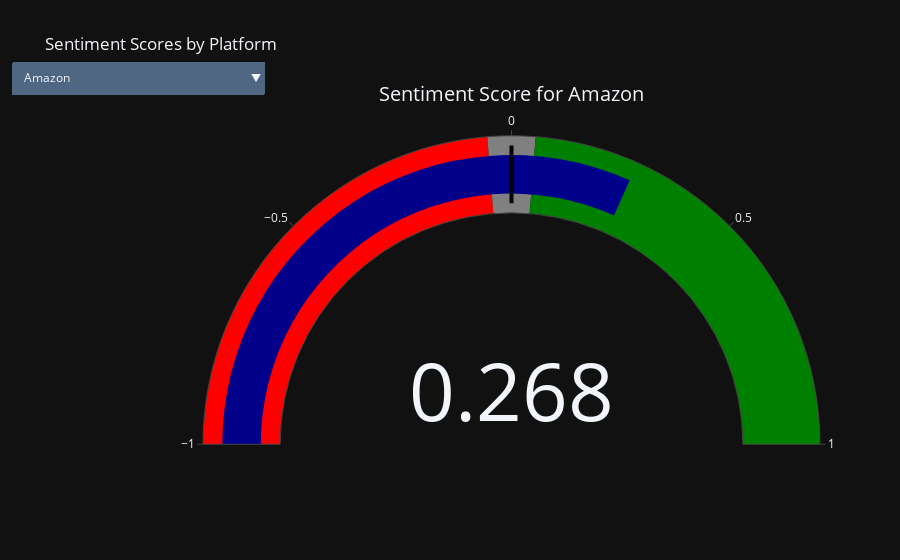

Notebook cell for this chart:
### Code cell
# Create a list of unique platforms for dropdown options
platforms = platform_sentiment['platform'].unique()

# Create an empty figure to hold all gauge charts
fig = go.Figure()

# Create each gauge chart for sentiment scores by platform
for index, row in platform_sentiment.iterrows():
    platform = row['platform']
    sentiment_score = row['sentiment_score']
    sentiment = row['sentiment']
    
    # Create the gauge chart
    gauge_chart = go.Indicator(
        mode="gauge+number",
        value=sentiment_score,
        domain={'x': [0, 1], 'y': [0, 1]},
        title={'text': f"Sentiment Score for {platform}"},
        gauge={
            'axis': {'range': [-1, 1]},
            'bar': {'color': "darkblue"},
            'steps': [
                {'range': [-1, -0.05], 'color': "red"},
                {'range': [-0.05, 0.05], 'color': "gray"},
                {'range': [0.05, 1], 'color': "green"}
            ],
            'threshold': {
                'line': {'color': "black", 'width': 4},
                'thickness': 0.75,
                'value': 0
            }
        },
        visible=False  # Initially hide all charts
    )
    
    # Add the gauge chart to the figure
    fig.add_trace(gauge_chart)

# Make the first gauge chart visible initially
fig.data[0].visible = True

# Create dropdown menu for platform selection
buttons = []
for i, platform in enumerate(platforms):
    visibility = [i == j for j in range(len(platforms))]
    button = dict(
        label=platform,
        method="update",
        args=[{"visible": visibility}, {"title": f"Sentiment Scores for {platform}"}],
    )
    buttons.append(button)

# Update layout for the figure with dropdown menu
fig.update_layout(
    title='Sentiment Scores by Platform',
    template='plotly_dark',
    updatemenus=[
        dict(
            type="dropdown",
            buttons=buttons,
            direction="down",
            showactive=True,
            x=0.1,
            y=1.1,
        )
    ]
)

# Show the plot
fig.show()

### Figure 1 — Plotly figure (JSON) as saved in the notebook; plotly's stock layout.template omitted (floating-point values rounded to 4 significant figures)
{"data": [{"domain": {"x": [0, 1], "y": [0, 1]}, "gauge": {"axis": {"range": [-1, 1]}, "bar": {"color": "darkblue"}, "steps": [{"color": "red", "range": [-1, -0.05]}, {"color": "gray", "range": [-0.05, 0.05]}, {"color": "green", "range": [0.05, 1]}], "threshold": {"line": {"color": "black", "width": 4}, "thickness": 0.75, "value": 0}}, "mode": "gauge+number", "title": {"text": "Sentiment Score for Amazon"}, "type": "indicator", "value": 0.2682, "visible": true}, {"domain": {"x": [0, 1], "y": [0, 1]}, "gauge": {"axis": {"range": [-1, 1]}, "bar": {"color": "darkblue"}, "steps": [{"color": "red", "range": [-1, -0.05]}, {"color": "gray", "range": [-0.05, 0.05]}, {"color": "green", "range": [0.05, 1]}], "threshold": {"line": {"color": "black", "width": 4}, "thickness": 0.75, "value": 0}}, "mode": "gauge+number", "title": {"text": "Sentiment Score for ApexLegends"}, "type": "indicator", "value": 0.1124, "visible": false}, {"domain": {"x": [0, 1], "y": [0, 1]}, "gauge": {"axis": {"range": [-1, 1]}, "bar": {"color": "darkblue"}, "steps": [{"color": "red", "range": [-1, -0.05]}, {"color": "gray", "range": [-0.05, 0.05]}, {"color": "green", "range": [0.05, 1]}], "threshold": {"line": {"color": "black", "width": 4}, "thickness": 0.75, "value": 0}}, "mode": "gauge+number", "title": {"text": "Sentiment Score for AssassinsCreed"}, "type": "indicator", "value": 0.2476, "visible": false}, {"domain": {"x": [0, 1], "y": [0, 1]}, "gauge": {"axis": {"range": [-1, 1]}, "bar": {"color": "darkblue"}, "steps": [{"color": "red", "range": [-1, -0.05]}, {"color": "gray", "range": [-0.05, 0.05]}, {"color": "green", "range": [0.05, 1]}], "threshold": {"line": {"color": "black", "width": 4}, "thickness": 0.75, "value": 0}}, "mode": "gauge+number", "title": {"text": "Sentiment Score for Battlefield"}, "type": "indicator", "value": -0.09942, "visible": false}, {"domain": {"x": [0, 1], "y": [0, 1]}, "gauge": {"axis": {"range": [-1, 1]}, "bar": {"color": "darkblue"}, "steps": [{"color": "red", "range": [-1, -0.05]}, {"color": "gray", "range": [-0.05, 0.05]}, {"color": "green", "range": [0.05, 1]}], "threshold": {"line": {"color": "black", "width": 4}, "thickness": 0.75, "value": 0}}, "mode": "gauge+number", "title": {"text": "Sentiment Score for Borderlands"}, "type": "indicator", "value": 0.2126, "visible": false}, {"domain": {"x": [0, 1], "y": [0, 1]}, "gauge": {"axis": {"range": [-1, 1]}, "bar": {"color": "darkblue"}, "steps": [{"color": "red", "range": [-1, -0.05]}, {"color": "gray", "range": [-0.05, 0.05]}, {"color": "green", "range": [0.05, 1]}], "threshold": {"line": {"color": "black", "width": 4}, "thickness": 0.75, "value": 0}}, "mode": "gauge+number", "title": {"text": "Sentiment Score for CS-GO"}, "type": "indicator", "value": 0.1795, "visible": false}, {"domain": {"x": [0, 1], "y": [0, 1]}, "gauge": {"axis": {"range": [-1, 1]}, "bar": {"color": "darkblue"}, "steps": [{"color": "red", "range": [-1, -0.05]}, {"color": "gray", "range": [-0.05, 0.05]}, {"color": "green", "range": [0.05, 1]}], "threshold": {"line": {"color": "black", "width": 4}, "thickness": 0.75, "value": 0}}, "mode": "gauge+number", "title": {"text": "Sentiment Score for CallOfDuty"}, "type": "indicator", "value": 0.01876, "visible": false}, {"domain": {"x": [0, 1], "y": [0, 1]}, "gauge": {"axis": {"range": [-1, 1]}, "bar": {"color": "darkblue"}, "steps": [{"color": "red", "range": [-1, -0.05]}, {"color": "gray", "range": [-0.05, 0.05]}, {"color": "green", "range": [0.05, 1]}], "threshold": {"line": {"color": "black", "width": 4}, "thickness": 0.75, "value": 0}}, "mode": "gauge+number", "title": {"text": "Sentiment Score for CallOfDutyBlackopsColdWar"}, "type": "indicator", "value": -0.005481, "visible": false}, {"domain": {"x": [0, 1], "y": [0, 1]}, "gauge": {"axis": {"range": [-1, 1]}, "bar": {"color": "darkblue"}, "steps": [{"color": "red", "range": [-1, -0.05]}, {"color": "gray", "range": [-0.05, 0.05]}, {"color": "green", "range": [0.05, 1]}], "threshold": {"line": {"color": "black", "width": 4}, "thickness": 0.75, "value": 0}}, "mode": "gauge+number", "title": {"text": "Sentiment Score for Cyberpunk2077"}, "type": "indicator", "value": 0.169, "visible": false}, {"domain": {"x": [0, 1], "y": [0, 1]}, "gauge": {"axis": {"range": [-1, 1]}, "bar": {"color": "darkblue"}, "steps": [{"color": "red", "range": [-1, -0.05]}, {"color": "gray", "range": [-0.05, 0.05]}, {"color": "green", "range": [0.05, 1]}], "threshold": {"line": {"color": "black", "width": 4}, "thickness": 0.75, "value": 0}}, "mode": "gauge+number", "title": {"text": "Sentiment Score for Dota2"}, "type": "indicator", "value": 0.0953, "visible": false}, {"domain": {"x": [0, 1], "y": [0, 1]}, "gauge": {"axis": {"range": [-1, 1]}, "bar": {"color": "darkblue"}, "steps": [{"color": "red", "range": [-1, -0.05]}, {"color": "gray", "range": [-0.05, 0.05]}, {"color": "green", "range": [0.05, 1]}], "threshold": {"line": {"color": "black", "width": 4}, "thickness": 0.75, "value": 0}}, "mode": "gauge+number", "title": {"text": "Sentiment Score for FIFA"}, "type": "indicator", "value": 0.003969, "visible": false}, {"domain": {"x": [0, 1], "y": [0, 1]}, "gauge": {"axis": {"range": [-1, 1]}, "bar": {"color": "darkblue"}, "steps": [{"color": "red", "range": [-1, -0.05]}, {"color": "gray", "range": [-0.05, 0.05]}, {"color": "green", "range": [0.05, 1]}], "threshold": {"line": {"color": "black", "width": 4}, "thickness": 0.75, "value": 0}}, "mode": "gauge+number", "title": {"text": "Sentiment Score for Facebook"}, "type": "indicator", "value": -0.06388, "visible": false}, {"domain": {"x": [0, 1], "y": [0, 1]}, "gauge": {"axis": {"range": [-1, 1]}, "bar": {"color": "darkblue"}, "steps": [{"color": "red", "range": [-1, -0.05]}, {"color": "gray", "range": [-0.05, 0.05]}, {"color": "green", "range": [0.05, 1]}], "threshold": {"line": {"color": "black", "width": 4}, "thickness": 0.75, "value": 0}}, "mode": "gauge+number", "title": {"text": "Sentiment Score for Fortnite"}, "type": "indicator", "value": 0.04196, "visible": false}, {"domain": {"x": [0, 1], "y": [0, 1]}, "gauge": {"axis": {"range": [-1, 1]}, "bar": {"color": "darkblue"}, "steps": [{"color": "red", "range": [-1, -0.05]}, {"color": "gray", "range": [-0.05, 0.05]}, {"color": "green", "range": [0.05, 1]}], "threshold": {"line": {"color": "black", "width": 4}, "thickness": 0.75, "value": 0}}, "mode": "gauge+number", "title": {"text": "Sentiment Score for Google"}, "type": "indicator", "value": 0.07691, "visible": false}, {"domain": {"x": [0, 1], "y": [0, 1]}, "gauge": {"axis": {"range": [-1, 1]}, "bar": {"color": "darkblue"}, "steps": [{"color": "red", "range": [-1, -0.05]}, {"color": "gray", "range": [-0.05, 0.05]}, {"color": "green", "range": [0.05, 1]}], "threshold": {"line": {"color": "black", "width": 4}, "thickness": 0.75, "value": 0}}, "mode": "gauge+number", "title": {"text": "Sentiment Score for GrandTheftAuto(GTA)"}, "type": "indicator", "value": 0.03794, "visible": false}, {"domain": {"x": [0, 1], "y": [0, 1]}, "gauge": {"axis": {"range": [-1, 1]}, "bar": {"color": "darkblue"}, "steps": [{"color": "red", "range": [-1, -0.05]}, {"color": "gray", "range": [-0.05, 0.05]}, {"color": "green", "range": [0.05, 1]}], "threshold": {"line": {"color": "black", "width": 4}, "thickness": 0.75, "value": 0}}, "mode": "gauge+number", "title": {"text": "Sentiment Score for Hearthstone"}, "type": "indicator", "value": 0.255, "visible": false}, {"domain": {"x": [0, 1], "y": [0, 1]}, "gauge": {"axis": {"range": [-1, 1]}, "bar": {"color": "darkblue"}, "steps": [{"color": "red", "range": [-1, -0.05]}, {"color": "gray", "range": [-0.05, 0.05]}, {"color": "green", "range": [0.05, 1]}], "threshold": {"line": {"color": "black", "width": 4}, "thickness": 0.75, "value": 0}}, "mode": "gauge+number", "title": {"text": "Sentiment Score for HomeDepot"}, "type": "indicator", "value": 0.06558, "visible": false}, {"domain": {"x": [0, 1], "y": [0, 1]}, "gauge": {"axis": {"range": [-1, 1]}, "bar": {"color": "darkblue"}, "steps": [{"color": "red", "range": [-1, -0.05]}, {"color": "gray", "range": [-0.05, 0.05]}, {"color": "green", "range": [0.05, 1]}], "threshold": {"line": {"color": "black", "width": 4}, "thickness": 0.75, "value": 0}}, "mode": "gauge+number", "title": {"text": "Sentiment Score for LeagueOfLegends"}, "type": "indicator", "value": 0.1381, "visible": false}, {"domain": {"x": [0, 1], "y": [0, 1]}, "gauge": {"axis": {"range": [-1, 1]}, "bar": {"color": "darkblue"}, "steps": [{"color": "red", "range": [-1, -0.05]}, {"color": "gray", "range": [-0.05, 0.05]}, {"color": "green", "range": [0.05, 1]}], "threshold": {"line": {"color": "black", "width": 4}, "thickness": 0.75, "value": 0}}, "mode": "gauge+number", "title": {"text": "Sentiment Score for MaddenNFL"}, "type": "indicator", "value": -0.02846, "visible": false}, {"domain": {"x": [0, 1], "y": [0, 1]}, "gauge": {"axis": {"range": [-1, 1]}, "bar": {"color": "darkblue"}, "steps": [{"color": "red", "range": [-1, -0.05]}, {"color": "gray", "range": [-0.05, 0.05]}, {"color": "green", "range": [0.05, 1]}], "threshold": {"line": {"color": "black", "width": 4}, "thickness": 0.75, "value": 0}}, "mode": "gauge+number", "title": {"text": "Sentiment Score for Microsoft"}, "type": "indicator", "value": 0.08705, "visible": false}, {"domain": {"x": [0, 1], "y": [0, 1]}, "gauge": {"axis": {"range": [-1, 1]}, "bar": {"color": "darkblue"}, "steps": [{"color": "red", "range": [-1, -0.05]}, {"color": "gray", "range": [-0.05, 0.05]}, {"color": "green", "range": [0.05, 1]}], "threshold": {"line": {"color": "black", "width": 4}, "thickness": 0.75, "value": 0}}, "mode": "gauge+number", "title": {"text": "Sentiment Score for NBA2K"}, "type": "indicator", "value": -0.06, "visible": false}, {"domain": {"x": [0, 1], "y": [0, 1]}, "gauge": {"axis": {"range": [-1, 1]}, "bar": {"color": "darkblue"}, "steps": [{"color": "red", "range": [-1, -0.05]}, {"color": "gray", "range": [-0.05, 0.05]}, {"color": "green", "range": [0.05, 1]}], "threshold": {"line": {"color": "black", "width": 4}, "thickness": 0.75, "value": 0}}, "mode": "gauge+number", "title": {"text": "Sentiment Score for Nvidia"}, "type": "indicator", "value": 0.1328, "visible": false}, {"domain": {"x": [0, 1], "y": [0, 1]}, "gauge": {"axis": {"range": [-1, 1]}, "bar": {"color": "darkblue"}, "steps": [{"color": "red", "range": [-1, -0.05]}, {"color": "gray", "range": [-0.05, 0.05]}, {"color": "green", "range": [0.05, 1]}], "threshold": {"line": {"color": "black", "width": 4}, "thickness": 0.75, "value": 0}}, "mode": "gauge+number", "title": {"text": "Sentiment Score for Overwatch"}, "type": "indicator", "value": 0.1402, "visible": false}, {"domain": {"x": [0, 1], "y": [0, 1]}, "gauge": {"axis": {"range": [-1, 1]}, "bar": {"color": "darkblue"}, "steps": [{"color": "red", "range": [-1, -0.05]}, {"color": "gray", "range": [-0.05, 0.05]}, {"color": "green", "range": [0.05, 1]}], "threshold": {"line": {"color": "black", "width": 4}, "thickness": 0.75, "value": 0}}, "mode": "gauge+number", "title": {"text": "Sentiment Score for PlayStation5(PS5)"}, "type": "indicator", "value": 0.03791, "visible": false}, {"domain": {"x": [0, 1], "y": [0, 1]}, "gauge": {"axis": {"range": [-1, 1]}, "bar": {"color": "darkblue"}, "steps": [{"color": "red", "range": [-1, -0.05]}, {"color": "gray", "range": [-0.05, 0.05]}, {"color": "green", "range": [0.05, 1]}], "threshold": {"line": {"color": "black", "width": 4}, "thickness": 0.75, "value": 0}}, "mode": "gauge+number", "title": {"text": "Sentiment Score for PlayerUnknownsBattlegrounds(PUBG)"}, "type": "indicator", "value": 0.06223, "visible": false}, {"domain": {"x": [0, 1], "y": [0, 1]}, "gauge": {"axis": {"range": [-1, 1]}, "bar": {"color": "darkblue"}, "steps": [{"color": "red", "range": [-1, -0.05]}, {"color": "gray", "range": [-0.05, 0.05]}, {"color": "green", "range": [0.05, 1]}], "threshold": {"line": {"color": "black", "width": 4}, "thickness": 0.75, "value": 0}}, "mode": "gauge+number", "title": {"text": "Sentiment Score for RedDeadRedemption(RDR)"}, "type": "indicator", "value": -0.2479, "visible": false}, {"domain": {"x": [0, 1], "y": [0, 1]}, "gauge": {"axis": {"range": [-1, 1]}, "bar": {"color": "darkblue"}, "steps": [{"color": "red", "range": [-1, -0.05]}, {"color": "gray", "range": [-0.05, 0.05]}, {"color": "green", "range": [0.05, 1]}], "threshold": {"line": {"color": "black", "width": 4}, "thickness": 0.75, "value": 0}}, "mode": "gauge+number", "title": {"text": "Sentiment Score for TomClancysGhostRecon"}, "type": "indicator", "value": 0.09143, "visible": false}, {"domain": {"x": [0, 1], "y": [0, 1]}, "gauge": {"axis": {"range": [-1, 1]}, "bar": {"color": "darkblue"}, "steps": [{"color": "red", "range": [-1, -0.05]}, {"color": "gray", "range": [-0.05, 0.05]}, {"color": "green", "range": [0.05, 1]}], "threshold": {"line": {"color": "black", "width": 4}, "thickness": 0.75, "value": 0}}, "mode": "gauge+number", "title": {"text": "Sentiment Score for TomClancysRainbowSix"}, "type": "indicator", "value": 0.0945, "visible": false}, {"domain": {"x": [0, 1], "y": [0, 1]}, "gauge": {"axis": {"range": [-1, 1]}, "bar": {"color": "darkblue"}, "steps": [{"color": "red", "range": [-1, -0.05]}, {"color": "gray", "range": [-0.05, 0.05]}, {"color": "green", "range": [0.05, 1]}], "threshold": {"line": {"color": "black", "width": 4}, "thickness": 0.75, "value": 0}}, "mode": "gauge+number", "title": {"text": "Sentiment Score for Verizon"}, "type": "indicator", "value": -0.003101, "visible": false}, {"domain": {"x": [0, 1], "y": [0, 1]}, "gauge": {"axis": {"range": [-1, 1]}, "bar": {"color": "darkblue"}, "steps": [{"color": "red", "range": [-1, -0.05]}, {"color": "gray", "range": [-0.05, 0.05]}, {"color": "green", "range": [0.05, 1]}], "threshold": {"line": {"color": "black", "width": 4}, "thickness": 0.75, "value": 0}}, "mode": "gauge+number", "title": {"text": "Sentiment Score for WorldOfCraft"}, "type": "indicator", "value": 0.2044, "visible": false}, {"domain": {"x": [0, 1], "y": [0, 1]}, "gauge": {"axis": {"range": [-1, 1]}, "bar": {"color": "darkblue"}, "steps": [{"color": "red", "range": [-1, -0.05]}, {"color": "gray", "range": [-0.05, 0.05]}, {"color": "green", "range": [0.05, 1]}], "threshold": {"line": {"color": "black", "width": 4}, "thickness": 0.75, "value": 0}}, "mode": "gauge+number", "title": {"text": "Sentiment Score for Xbox(Xseries)"}, "type": "indicator", "value": 0.1392, "visible": false}, {"domain": {"x": [0, 1], "y": [0, 1]}, "gauge": {"axis": {"range": [-1, 1]}, "bar": {"color": "darkblue"}, "steps": [{"color": "red", "range": [-1, -0.05]}, {"color": "gray", "range": [-0.05, 0.05]}, {"color": "green", "range": [0.05, 1]}], "threshold": {"line": {"color": "black", "width": 4}, "thickness": 0.75, "value": 0}}, "mode": "gauge+number", "title": {"text": "Sentiment Score for johnson&johnson"}, "type": "indicator", "value": -0.08103, "visible": false}], "layout": {"title": {"text": "Sentiment Scores by Platform"}, "updatemenus": [{"buttons": [{"args": [{"visible": [true, false, false, false, false, false, false, false, false, false, false, false, false, false, false, false, false, false, false, false, false, false, false, false, false, false, false, false, false, false, false, false]}, {"title": "Sentiment Scores for Amazon"}], "label": "Amazon", "method": "update"}, {"args": [{"visible": [false, true, false, false, false, false, false, false, false, false, false, false, false, false, false, false, false, false, false, false, false, false, false, false, false, false, false, false, false, false, false, false]}, {"title": "Sentiment Scores for ApexLegends"}], "label": "ApexLegends", "method": "update"}, {"args": [{"visible": [false, false, true, false, false, false, false, false, false, false, false, false, false, false, false, false, false, false, false, false, false, false, false, false, false, false, false, false, false, false, false, false]}, {"title": "Sentiment Scores for AssassinsCreed"}], "label": "AssassinsCreed", "method": "update"}, {"args": [{"visible": [false, false, false, true, false, false, false, false, false, false, false, false, false, false, false, false, false, false, false, false, false, false, false, false, false, false, false, false, false, false, false, false]}, {"title": "Sentiment Scores for Battlefield"}], "label": "Battlefield", "method": "update"}, {"args": [{"visible": [false, false, false, false, true, false, false, false, false, false, false, false, false, false, false, false, false, false, false, false, false, false, false, false, false, false, false, false, false, false, false, false]}, {"title": "Sentiment Scores for Borderlands"}], "label": "Borderlands", "method": "update"}, {"args": [{"visible": [false, false, false, false, false, true, false, false, false, false, false, false, false, false, false, false, false, false, false, false, false, false, false, false, false, false, false, false, false, false, false, false]}, {"title": "Sentiment Scores for CS-GO"}], "label": "CS-GO", "method": "update"}, {"args": [{"visible": [false, false, false, false, false, false, true, false, false, false, false, false, false, false, false, false, false, false, false, false, false, false, false, false, false, false, false, false, false, false, false, false]}, {"title": "Sentiment Scores for CallOfDuty"}], "label": "CallOfDuty", "method": "update"}, {"args": [{"visible": [false, false, false, false, false, false, false, true, false, false, false, false, false, false, false, false, false, false, false, false, false, false, false, false, false, false, false, false, false, false, false, false]}, {"title": "Sentiment Scores for CallOfDutyBlackopsColdWar"}], "label": "CallOfDutyBlackopsColdWar", "method": "update"}, {"args": [{"visible": [false, false, false, false, false, false, false, false, true, false, false, false, false, false, false, false, false, false, false, false, false, false, false, false, false, false, false, false, false, false, false, false]}, {"title": "Sentiment Scores for Cyberpunk2077"}], "label": "Cyberpunk2077", "method": "update"}, {"args": [{"visible": [false, false, false, false, false, false, false, false, false, true, false, false, false, false, false, false, false, false, false, false, false, false, false, false, false, false, false, false, false, false, false, false]}, {"title": "Sentiment Scores for Dota2"}], "label": "Dota2", "method": "update"}, {"args": [{"visible": [false, false, false, false, false, false, false, false, false, false, true, false, false, false, false, false, false, false, false, false, false, false, false, false, false, false, false, false, false, false, false, false]}, {"title": "Sentiment Scores for FIFA"}], "label": "FIFA", "method": "update"}, {"args": [{"visible": [false, false, false, false, false, false, false, false, false, false, false, true, false, false, false, false, false, false, false, false, false, false, false, false, false, false, false, false, false, false, false, false]}, {"title": "Sentiment Scores for Facebook"}], "label": "Facebook", "method": "update"}, {"args": [{"visible": [false, false, false, false, false, false, false, false, false, false, false, false, true, false, false, false, false, false, false, false, false, false, false, false, false, false, false, false, false, false, false, false]}, {"title": "Sentiment Scores for Fortnite"}], "label": "Fortnite", "method": "update"}, {"args": [{"visible": [false, false, false, false, false, false, false, false, false, false, false, false, false, true, false, false, false, false, false, false, false, false, false, false, false, false, false, false, false, false, false, false]}, {"title": "Sentiment Scores for Google"}], "label": "Google", "method": "update"}, {"args": [{"visible": [false, false, false, false, false, false, false, false, false, false, false, false, false, false, true, false, false, false, false, false, false, false, false, false, false, false, false, false, false, false, false, false]}, {"title": "Sentiment Scores for GrandTheftAuto(GTA)"}], "label": "GrandTheftAuto(GTA)", "method": "update"}, {"args": [{"visible": [false, false, false, false, false, false, false, false, false, false, false, false, false, false, false, true, false, false, false, false, false, false, false, false, false, false, false, false, false, false, false, false]}, {"title": "Sentiment Scores for Hearthstone"}], "label": "Hearthstone", "method": "update"}, {"args": [{"visible": [false, false, false, false, false, false, false, false, false, false, false, false, false, false, false, false, true, false, false, false, false, false, false, false, false, false, false, false, false, false, false, false]}, {"title": "Sentiment Scores for HomeDepot"}], "label": "HomeDepot", "method": "update"}, {"args": [{"visible": [false, false, false, false, false, false, false, false, false, false, false, false, false, false, false, false, false, true, false, false, false, false, false, false, false, false, false, false, false, false, false, false]}, {"title": "Sentiment Scores for LeagueOfLegends"}], "label": "LeagueOfLegends", "method": "update"}, {"args": [{"visible": [false, false, false, false, false, false, false, false, false, false, false, false, false, false, false, false, false, false, true, false, false, false, false, false, false, false, false, false, false, false, false, false]}, {"title": "Sentiment Scores for MaddenNFL"}], "label": "MaddenNFL", "method": "update"}, {"args": [{"visible": [false, false, false, false, false, false, false, false, false, false, false, false, false, false, false, false, false, false, false, true, false, false, false, false, false, false, false, false, false, false, false, false]}, {"title": "Sentiment Scores for Microsoft"}], "label": "Microsoft", "method": "update"}, {"args": [{"visible": [false, false, false, false, false, false, false, false, false, false, false, false, false, false, false, false, false, false, false, false, true, false, false, false, false, false, false, false, false, false, false, false]}, {"title": "Sentiment Scores for NBA2K"}], "label": "NBA2K", "method": "update"}, {"args": [{"visible": [false, false, false, false, false, false, false, false, false, false, false, false, false, false, false, false, false, false, false, false, false, true, false, false, false, false, false, false, false, false, false, false]}, {"title": "Sentiment Scores for Nvidia"}], "label": "Nvidia", "method": "update"}, {"args": [{"visible": [false, false, false, false, false, false, false, false, false, false, false, false, false, false, false, false, false, false, false, false, false, false, true, false, false, false, false, false, false, false, false, false]}, {"title": "Sentiment Scores for Overwatch"}], "label": "Overwatch", "method": "update"}, {"args": [{"visible": [false, false, false, false, false, false, false, false, false, false, false, false, false, false, false, false, false, false, false, false, false, false, false, true, false, false, false, false, false, false, false, false]}, {"title": "Sentiment Scores for PlayStation5(PS5)"}], "label": "PlayStation5(PS5)", "method": "update"}, {"args": [{"visible": [false, false, false, false, false, false, false, false, false, false, false, false, false, false, false, false, false, false, false, false, false, false, false, false, true, false, false, false, false, false, false, false]}, {"title": "Sentiment Scores for PlayerUnknownsBattlegrounds(PUBG)"}], "label": "PlayerUnknownsBattlegrounds(PUBG)", "method": "update"}, {"args": [{"visible": [false, false, false, false, false, false, false, false, false, false, false, false, false, false, false, false, false, false, false, false, false, false, false, false, false, true, false, false, false, false, false, false]}, {"title": "Sentiment Scores for RedDeadRedemption(RDR)"}], "label": "RedDeadRedemption(RDR)", "method": "update"}, {"args": [{"visible": [false, false, false, false, false, false, false, false, false, false, false, false, false, false, false, false, false, false, false, false, false, false, false, false, false, false, true, false, false, false, false, false]}, {"title": "Sentiment Scores for TomClancysGhostRecon"}], "label": "TomClancysGhostRecon", "method": "update"}, {"args": [{"visible": [false, false, false, false, false, false, false, false, false, false, false, false, false, false, false, false, false, false, false, false, false, false, false, false, false, false, false, true, false, false, false, false]}, {"title": "Sentiment Scores for TomClancysRainbowSix"}], "label": "TomClancysRainbowSix", "method": "update"}, {"args": [{"visible": [false, false, false, false, false, false, false, false, false, false, false, false, false, false, false, false, false, false, false, false, false, false, false, false, false, false, false, false, true, false, false, false]}, {"title": "Sentiment Scores for Verizon"}], "label": "Verizon", "method": "update"}, {"args": [{"visible": [false, false, false, false, false, false, false, false, false, false, false, false, false, false, false, false, false, false, false, false, false, false, false, false, false, false, false, false, false, true, false, false]}, {"title": "Sentiment Scores for WorldOfCraft"}], "label": "WorldOfCraft", "method": "update"}, {"args": [{"visible": [false, false, false, false, false, false, false, false, false, false, false, false, false, false, false, false, false, false, false, false, false, false, false, false, false, false, false, false, false, false, true, false]}, {"title": "Sentiment Scores for Xbox(Xseries)"}], "label": "Xbox(Xseries)", "method": "update"}, {"args": [{"visible": [false, false, false, false, false, false, false, false, false, false, false, false, false, false, false, false, false, false, false, false, false, false, false, false, false, false, false, false, false, false, false, true]}, {"title": "Sentiment Scores for johnson&johnson"}], "label": "johnson&johnson", "method": "update"}], "direction": "down", "showactive": true, "type": "dropdown", "x": 0.1, "y": 1.1}]}}
